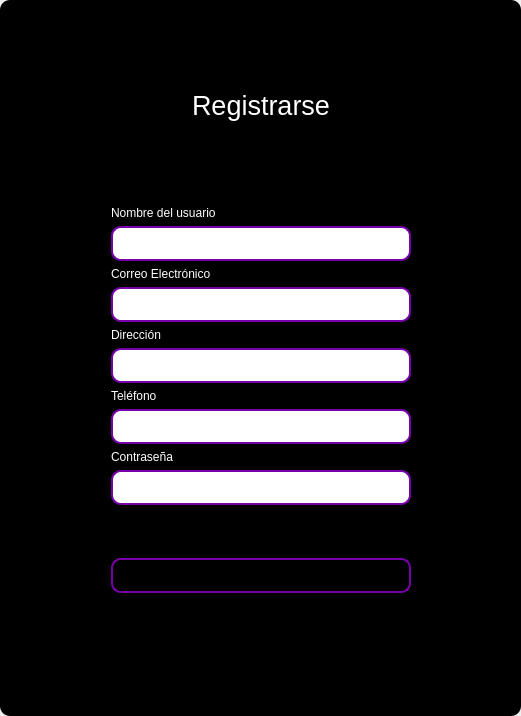
<?xml version="1.0" encoding="UTF-8"?>
<ui version="4.0">
 <class>MainWindow</class>
 <widget class="QMainWindow" name="MainWindow">
  <property name="geometry">
   <rect>
    <x>0</x>
    <y>0</y>
    <width>521</width>
    <height>716</height>
   </rect>
  </property>
  <property name="windowTitle">
   <string>MainWindow</string>
  </property>
  <property name="styleSheet">
   <string notr="true"/>
  </property>
  <widget class="QWidget" name="centralwidget">
   <property name="styleSheet">
    <string notr="true"/>
   </property>
   <layout class="QVBoxLayout" name="verticalLayout">
    <property name="spacing">
     <number>0</number>
    </property>
    <property name="leftMargin">
     <number>0</number>
    </property>
    <property name="topMargin">
     <number>0</number>
    </property>
    <property name="rightMargin">
     <number>0</number>
    </property>
    <property name="bottomMargin">
     <number>0</number>
    </property>
    <item>
     <widget class="QFrame" name="frame">
      <property name="enabled">
       <bool>true</bool>
      </property>
      <property name="styleSheet">
       <string notr="true">
QFrame {
border-radius:10px;
background-color: rgb(0, 0, 0);
 }
</string>
      </property>
      <property name="frameShape">
       <enum>QFrame::StyledPanel</enum>
      </property>
      <property name="frameShadow">
       <enum>QFrame::Raised</enum>
      </property>
      <layout class="QVBoxLayout" name="verticalLayout_2">
       <item>
        <widget class="QFrame" name="frame_superior">
         <property name="minimumSize">
          <size>
           <width>0</width>
           <height>40</height>
          </size>
         </property>
         <property name="maximumSize">
          <size>
           <width>16777215</width>
           <height>40</height>
          </size>
         </property>
         <property name="styleSheet">
          <string notr="true">QPushButton{
border-radius:18px;
}

QPushButton:hover{
	background-color: rgb(0, 0, 0);
}
</string>
         </property>
         <property name="frameShape">
          <enum>QFrame::StyledPanel</enum>
         </property>
         <property name="frameShadow">
          <enum>QFrame::Raised</enum>
         </property>
         <layout class="QHBoxLayout" name="horizontalLayout_3">
          <property name="spacing">
           <number>4</number>
          </property>
          <property name="leftMargin">
           <number>0</number>
          </property>
          <property name="topMargin">
           <number>0</number>
          </property>
          <property name="rightMargin">
           <number>0</number>
          </property>
          <property name="bottomMargin">
           <number>0</number>
          </property>
          <item>
           <spacer name="horizontalSpacer_2">
            <property name="orientation">
             <enum>Qt::Horizontal</enum>
            </property>
            <property name="sizeHint" stdset="0">
             <size>
              <width>443</width>
              <height>20</height>
             </size>
            </property>
           </spacer>
          </item>
          <item>
           <widget class="QPushButton" name="bt_minimize">
            <property name="minimumSize">
             <size>
              <width>38</width>
              <height>38</height>
             </size>
            </property>
            <property name="maximumSize">
             <size>
              <width>38</width>
              <height>38</height>
             </size>
            </property>
            <property name="text">
             <string/>
            </property>
            <property name="icon">
             <iconset>
              <normaloff>image/minus.svg</normaloff>image/minus.svg</iconset>
            </property>
            <property name="iconSize">
             <size>
              <width>38</width>
              <height>38</height>
             </size>
            </property>
           </widget>
          </item>
          <item>
           <widget class="QPushButton" name="bt_maximize">
            <property name="minimumSize">
             <size>
              <width>38</width>
              <height>38</height>
             </size>
            </property>
            <property name="maximumSize">
             <size>
              <width>38</width>
              <height>38</height>
             </size>
            </property>
            <property name="text">
             <string/>
            </property>
            <property name="icon">
             <iconset>
              <normaloff>image/chevron-up.svg</normaloff>image/chevron-up.svg</iconset>
            </property>
            <property name="iconSize">
             <size>
              <width>38</width>
              <height>38</height>
             </size>
            </property>
           </widget>
          </item>
          <item>
           <widget class="QPushButton" name="bt_normal">
            <property name="minimumSize">
             <size>
              <width>38</width>
              <height>38</height>
             </size>
            </property>
            <property name="maximumSize">
             <size>
              <width>38</width>
              <height>38</height>
             </size>
            </property>
            <property name="text">
             <string/>
            </property>
            <property name="icon">
             <iconset>
              <normaloff>image/chevron-down.svg</normaloff>image/chevron-down.svg</iconset>
            </property>
            <property name="iconSize">
             <size>
              <width>38</width>
              <height>38</height>
             </size>
            </property>
           </widget>
          </item>
          <item>
           <widget class="QPushButton" name="bt_close">
            <property name="minimumSize">
             <size>
              <width>38</width>
              <height>38</height>
             </size>
            </property>
            <property name="maximumSize">
             <size>
              <width>38</width>
              <height>38</height>
             </size>
            </property>
            <property name="text">
             <string/>
            </property>
            <property name="icon">
             <iconset>
              <normaloff>image/x.svg</normaloff>image/x.svg</iconset>
            </property>
            <property name="iconSize">
             <size>
              <width>38</width>
              <height>38</height>
             </size>
            </property>
           </widget>
          </item>
         </layout>
        </widget>
       </item>
       <item>
        <widget class="QFrame" name="frame_3">
         <property name="frameShape">
          <enum>QFrame::StyledPanel</enum>
         </property>
         <property name="frameShadow">
          <enum>QFrame::Raised</enum>
         </property>
         <layout class="QHBoxLayout" name="horizontalLayout_4">
          <item>
           <spacer name="horizontalSpacer_3">
            <property name="orientation">
             <enum>Qt::Horizontal</enum>
            </property>
            <property name="sizeHint" stdset="0">
             <size>
              <width>178</width>
              <height>20</height>
             </size>
            </property>
           </spacer>
          </item>
          <item>
           <layout class="QVBoxLayout" name="verticalLayout_4">
            <item>
             <spacer name="verticalSpacer">
              <property name="orientation">
               <enum>Qt::Vertical</enum>
              </property>
              <property name="sizeHint" stdset="0">
               <size>
                <width>28</width>
                <height>28</height>
               </size>
              </property>
             </spacer>
            </item>
            <item>
             <widget class="QFrame" name="frame_4">
              <property name="maximumSize">
               <size>
                <width>400</width>
                <height>600</height>
               </size>
              </property>
              <property name="styleSheet">
               <string notr="true">QLabel {
color: rgb(255, 255, 255);
	font: 12pt &quot;Arial&quot;;
	background-color: rgba(0, 0, 0,0);
}


QLineEdit{

border-radius:10px; 
font: 12pt &quot;Arial&quot;;
color: rgb(255, 255, 254);
border: 2px solid rgb(120, 0, 171);

}

QLineEdit:hover{
background-color: rgba(0, 0, 0,0);
border-radius:10px; 
font: 12pt &quot;Arial&quot;;
border: 2px solid  rgb(120, 0, 171);
}

QLineEdit:focus{
background-color: rgb(0, 0, 0);
border-radius:10px; 
font: 12pt &quot;Arial&quot;;
border: 2px solid rgb(120, 0, 171);
}

QCheckBox{
	font: 12pt &quot;Arial&quot;;
	color: rgb(255, 255, 255);
}

QCheckBox::indicator {
    width: 18px;
    height:18px;
}

QCheckBox::indicator:unchecked {
   background-image: url(image/square.svg);
}

QCheckBox::indicator:checked {
   background-image: url(image/check-square.svg);
}

QPushButton{
border-radius:10px; 
font: 12pt &quot;Arial&quot;;
border: 2px solid rgb(120, 0, 171);

}

QPushButton:hover{
border-radius:10px; 
font: 12pt &quot;Arial&quot;;
color: rgb(255, 255, 255);
border: 2px solid rgb(120, 0, 171);
	background-color: rgb(120, 0, 171);
}
</string>
              </property>
              <property name="frameShape">
               <enum>QFrame::StyledPanel</enum>
              </property>
              <property name="frameShadow">
               <enum>QFrame::Raised</enum>
              </property>
              <layout class="QVBoxLayout" name="verticalLayout_3">
               <item>
                <widget class="QLabel" name="label_8">
                 <property name="font">
                  <font>
                   <family>MS Shell Dlg 2</family>
                   <pointsize>20</pointsize>
                   <weight>50</weight>
                   <italic>false</italic>
                   <bold>false</bold>
                  </font>
                 </property>
                 <property name="styleSheet">
                  <string notr="true">font: 20pt &quot;MS Shell Dlg 2&quot;;</string>
                 </property>
                 <property name="text">
                  <string>Registrarse</string>
                 </property>
                 <property name="alignment">
                  <set>Qt::AlignCenter</set>
                 </property>
                </widget>
               </item>
               <item>
                <widget class="QLabel" name="label">
                 <property name="minimumSize">
                  <size>
                   <width>300</width>
                   <height>50</height>
                  </size>
                 </property>
                 <property name="maximumSize">
                  <size>
                   <width>16777215</width>
                   <height>50</height>
                  </size>
                 </property>
                 <property name="styleSheet">
                  <string notr="true">font: 16pt &quot;Arial&quot;;
</string>
                 </property>
                 <property name="text">
                  <string/>
                 </property>
                 <property name="pixmap">
                  <pixmap>../../desktop_local/window/img/icon.png</pixmap>
                 </property>
                 <property name="alignment">
                  <set>Qt::AlignCenter</set>
                 </property>
                </widget>
               </item>
               <item>
                <spacer name="verticalSpacer_3">
                 <property name="orientation">
                  <enum>Qt::Vertical</enum>
                 </property>
                 <property name="sizeHint" stdset="0">
                  <size>
                   <width>20</width>
                   <height>40</height>
                  </size>
                 </property>
                </spacer>
               </item>
               <item>
                <widget class="QLabel" name="label_4">
                 <property name="text">
                  <string>Nombre del usuario</string>
                 </property>
                </widget>
               </item>
               <item>
                <widget class="QLineEdit" name="nametxt">
                 <property name="minimumSize">
                  <size>
                   <width>0</width>
                   <height>35</height>
                  </size>
                 </property>
                </widget>
               </item>
               <item>
                <widget class="QLabel" name="label_6">
                 <property name="text">
                  <string>Correo Electrónico</string>
                 </property>
                </widget>
               </item>
               <item>
                <widget class="QLineEdit" name="emailtxt">
                 <property name="minimumSize">
                  <size>
                   <width>0</width>
                   <height>35</height>
                  </size>
                 </property>
                </widget>
               </item>
               <item>
                <widget class="QLabel" name="label_3">
                 <property name="text">
                  <string>Dirección</string>
                 </property>
                </widget>
               </item>
               <item>
                <widget class="QLineEdit" name="addresstxt">
                 <property name="minimumSize">
                  <size>
                   <width>0</width>
                   <height>35</height>
                  </size>
                 </property>
                </widget>
               </item>
               <item>
                <widget class="QLabel" name="label_7">
                 <property name="text">
                  <string>Teléfono</string>
                 </property>
                </widget>
               </item>
               <item>
                <widget class="QLineEdit" name="phonetxt">
                 <property name="minimumSize">
                  <size>
                   <width>0</width>
                   <height>35</height>
                  </size>
                 </property>
                </widget>
               </item>
               <item>
                <widget class="QLabel" name="label_5">
                 <property name="text">
                  <string>Contraseña</string>
                 </property>
                </widget>
               </item>
               <item>
                <widget class="QLineEdit" name="passwordtxt">
                 <property name="minimumSize">
                  <size>
                   <width>0</width>
                   <height>35</height>
                  </size>
                 </property>
                 <property name="maximumSize">
                  <size>
                   <width>16777215</width>
                   <height>16777215</height>
                  </size>
                 </property>
                 <property name="echoMode">
                  <enum>QLineEdit::Password</enum>
                 </property>
                </widget>
               </item>
               <item>
                <spacer name="verticalSpacer_5">
                 <property name="orientation">
                  <enum>Qt::Vertical</enum>
                 </property>
                 <property name="sizeHint" stdset="0">
                  <size>
                   <width>20</width>
                   <height>40</height>
                  </size>
                 </property>
                </spacer>
               </item>
               <item>
                <spacer name="verticalSpacer_6">
                 <property name="orientation">
                  <enum>Qt::Vertical</enum>
                 </property>
                 <property name="sizeHint" stdset="0">
                  <size>
                   <width>20</width>
                   <height>40</height>
                  </size>
                 </property>
                </spacer>
               </item>
               <item>
                <widget class="QPushButton" name="btn_register_bd">
                 <property name="minimumSize">
                  <size>
                   <width>0</width>
                   <height>35</height>
                  </size>
                 </property>
                 <property name="cursor">
                  <cursorShape>PointingHandCursor</cursorShape>
                 </property>
                 <property name="text">
                  <string>Agregar</string>
                 </property>
                </widget>
               </item>
               <item>
                <spacer name="verticalSpacer_7">
                 <property name="orientation">
                  <enum>Qt::Vertical</enum>
                 </property>
                 <property name="sizeHint" stdset="0">
                  <size>
                   <width>20</width>
                   <height>40</height>
                  </size>
                 </property>
                </spacer>
               </item>
               <item>
                <layout class="QHBoxLayout" name="horizontalLayout_2"/>
               </item>
               <item>
                <spacer name="verticalSpacer_8">
                 <property name="orientation">
                  <enum>Qt::Vertical</enum>
                 </property>
                 <property name="sizeHint" stdset="0">
                  <size>
                   <width>20</width>
                   <height>40</height>
                  </size>
                 </property>
                </spacer>
               </item>
               <item>
                <layout class="QHBoxLayout" name="horizontalLayout">
                 <item>
                  <widget class="QLabel" name="label_2">
                   <property name="text">
                    <string/>
                   </property>
                  </widget>
                 </item>
                </layout>
               </item>
              </layout>
             </widget>
            </item>
            <item>
             <spacer name="verticalSpacer_2">
              <property name="orientation">
               <enum>Qt::Vertical</enum>
              </property>
              <property name="sizeHint" stdset="0">
               <size>
                <width>20</width>
                <height>40</height>
               </size>
              </property>
             </spacer>
            </item>
           </layout>
          </item>
          <item>
           <spacer name="horizontalSpacer_4">
            <property name="orientation">
             <enum>Qt::Horizontal</enum>
            </property>
            <property name="sizeHint" stdset="0">
             <size>
              <width>177</width>
              <height>20</height>
             </size>
            </property>
           </spacer>
          </item>
         </layout>
        </widget>
       </item>
      </layout>
     </widget>
    </item>
   </layout>
  </widget>
 </widget>
 <resources/>
 <connections/>
</ui>
